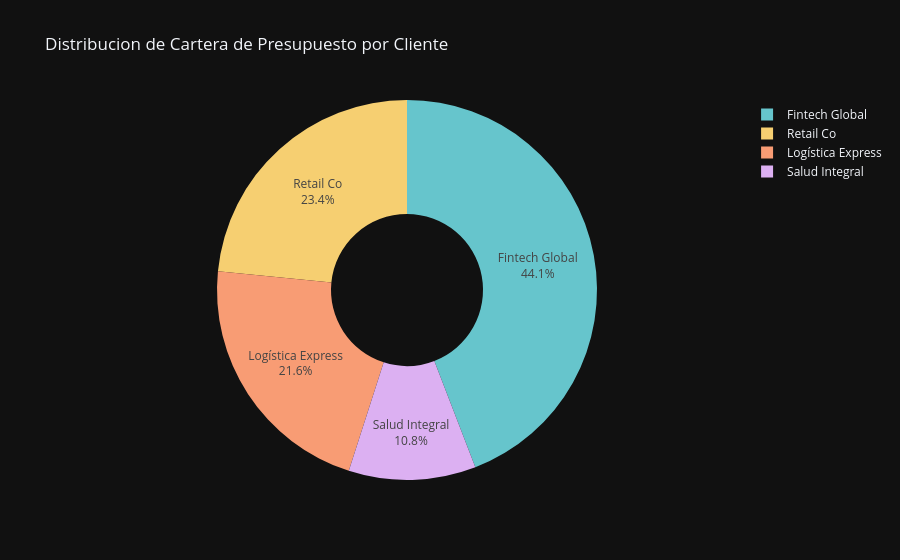

The code cell stored with this chart in its notebook:
### Markdown cell above
### Gráfico 2: Distribución del Presupuesto por Cliente

### Code cell
fig2 = px.pie(
    df_sql_client, 
    names='client_name', 
    values='total_budget_usd',
    title='Distribucion de Cartera de Presupuesto por Cliente',
    hole=0.4,
    template='plotly_dark',
    color_discrete_sequence=px.colors.qualitative.Pastel
)
fig2.update_traces(textinfo='percent+label')
fig2.show()

### Figure 1 — Plotly figure (JSON) as saved in the notebook; plotly's stock layout.template omitted (floating-point values rounded to 4 significant figures)
{"data": [{"domain": {"x": [0, 1], "y": [0, 1]}, "hole": 0.4, "hovertemplate": "client_name=%{label}<br>total_budget_usd=%{value}<extra></extra>", "labels": ["Fintech Global", "Retail Co", "Logística Express", "Salud Integral"], "legendgroup": "", "name": "", "showlegend": true, "textinfo": "percent+label", "type": "pie", "values": [245000.0, 130000.0, 120000.0, 60000.0]}], "layout": {"legend": {"tracegroupgap": 0}, "piecolorway": ["rgb(102, 197, 204)", "rgb(246, 207, 113)", "rgb(248, 156, 116)", "rgb(220, 176, 242)", "rgb(135, 197, 95)", "rgb(158, 185, 243)", "rgb(254, 136, 177)", "rgb(201, 219, 116)", "rgb(139, 224, 164)", "rgb(180, 151, 231)", "rgb(179, 179, 179)"], "title": {"text": "Distribucion de Cartera de Presupuesto por Cliente"}}}
